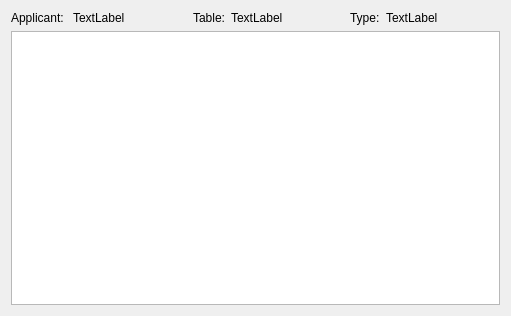
<?xml version="1.0" encoding="UTF-8"?>
<ui version="4.0">
 <class>RequestInfoDialog</class>
 <widget class="QDialog" name="RequestInfoDialog">
  <property name="geometry">
   <rect>
    <x>0</x>
    <y>0</y>
    <width>511</width>
    <height>316</height>
   </rect>
  </property>
  <property name="windowTitle">
   <string>Dialog</string>
  </property>
  <layout class="QVBoxLayout" name="verticalLayout">
   <item>
    <layout class="QHBoxLayout" name="horizontalLayout">
     <item>
      <widget class="QLabel" name="label_5">
       <property name="text">
        <string>Applicant: </string>
       </property>
      </widget>
     </item>
     <item>
      <widget class="QLabel" name="txtApplicant">
       <property name="sizePolicy">
        <sizepolicy hsizetype="Expanding" vsizetype="Preferred">
         <horstretch>0</horstretch>
         <verstretch>0</verstretch>
        </sizepolicy>
       </property>
       <property name="text">
        <string>TextLabel</string>
       </property>
      </widget>
     </item>
     <item>
      <widget class="QLabel" name="label_3">
       <property name="sizePolicy">
        <sizepolicy hsizetype="Preferred" vsizetype="Preferred">
         <horstretch>0</horstretch>
         <verstretch>0</verstretch>
        </sizepolicy>
       </property>
       <property name="text">
        <string>Table:</string>
       </property>
      </widget>
     </item>
     <item>
      <widget class="QLabel" name="txtTable">
       <property name="sizePolicy">
        <sizepolicy hsizetype="Expanding" vsizetype="Preferred">
         <horstretch>0</horstretch>
         <verstretch>0</verstretch>
        </sizepolicy>
       </property>
       <property name="text">
        <string>TextLabel</string>
       </property>
      </widget>
     </item>
     <item>
      <widget class="QLabel" name="label_4">
       <property name="text">
        <string>Type:</string>
       </property>
      </widget>
     </item>
     <item>
      <widget class="QLabel" name="txtType">
       <property name="sizePolicy">
        <sizepolicy hsizetype="Expanding" vsizetype="Preferred">
         <horstretch>0</horstretch>
         <verstretch>0</verstretch>
        </sizepolicy>
       </property>
       <property name="text">
        <string>TextLabel</string>
       </property>
      </widget>
     </item>
    </layout>
   </item>
   <item>
    <widget class="QTableWidget" name="tableWidget">
     <property name="editTriggers">
      <set>QAbstractItemView::NoEditTriggers</set>
     </property>
     <property name="selectionMode">
      <enum>QAbstractItemView::SingleSelection</enum>
     </property>
     <property name="selectionBehavior">
      <enum>QAbstractItemView::SelectRows</enum>
     </property>
    </widget>
   </item>
  </layout>
 </widget>
 <resources/>
 <connections/>
</ui>
